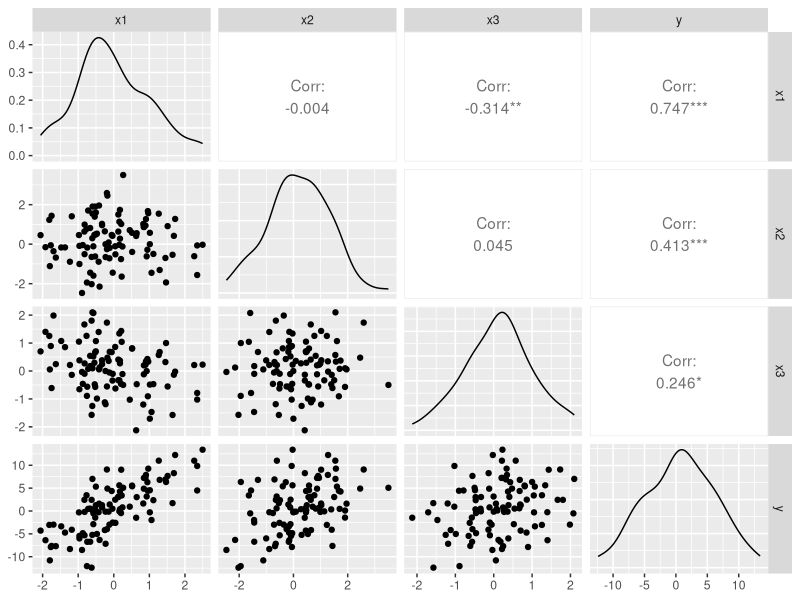
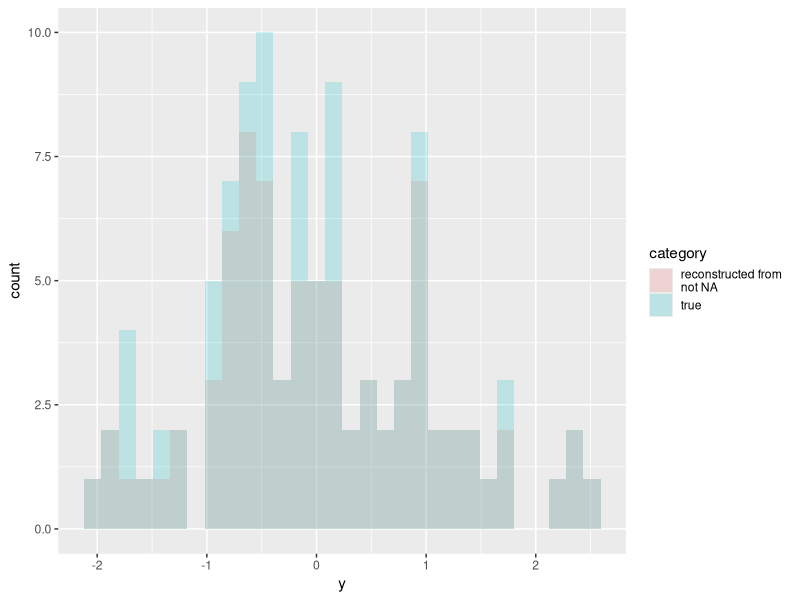
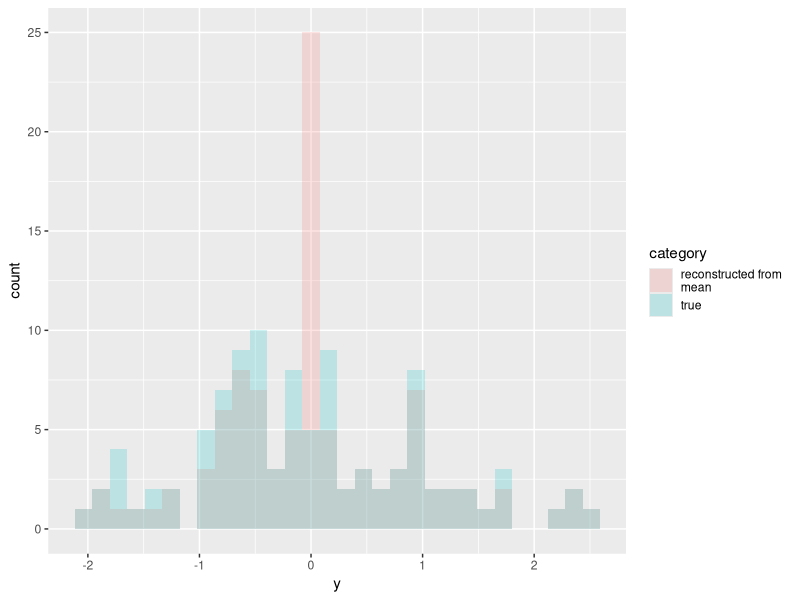
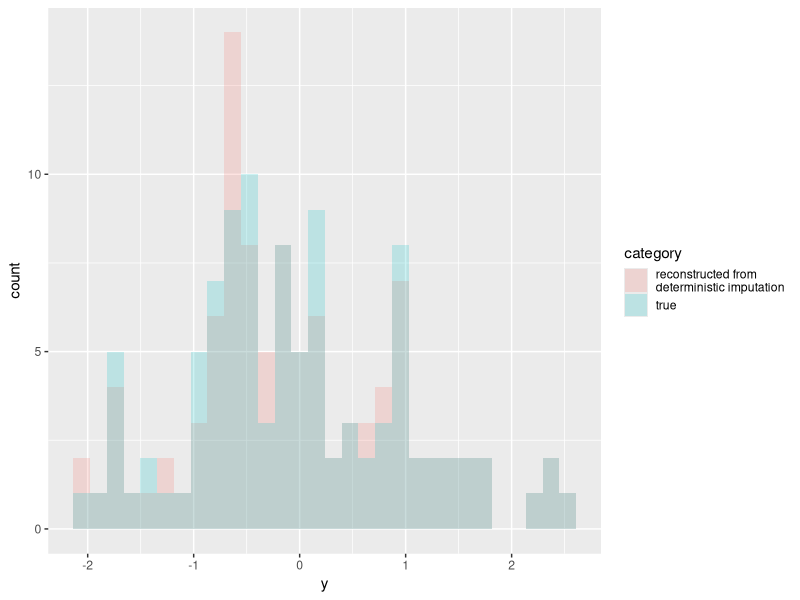
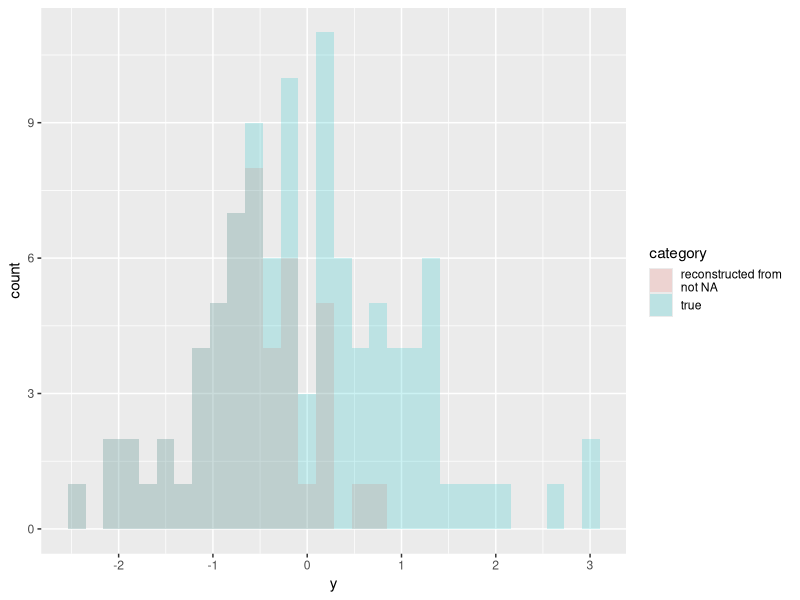
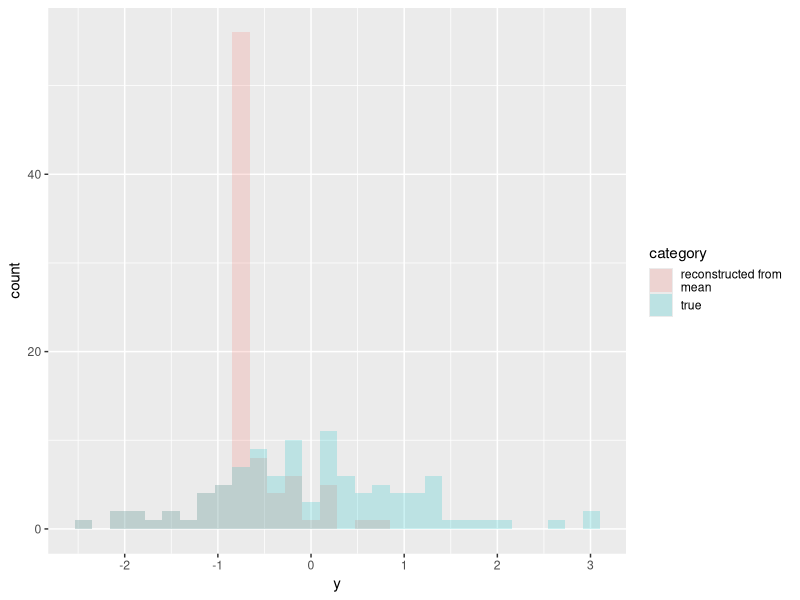
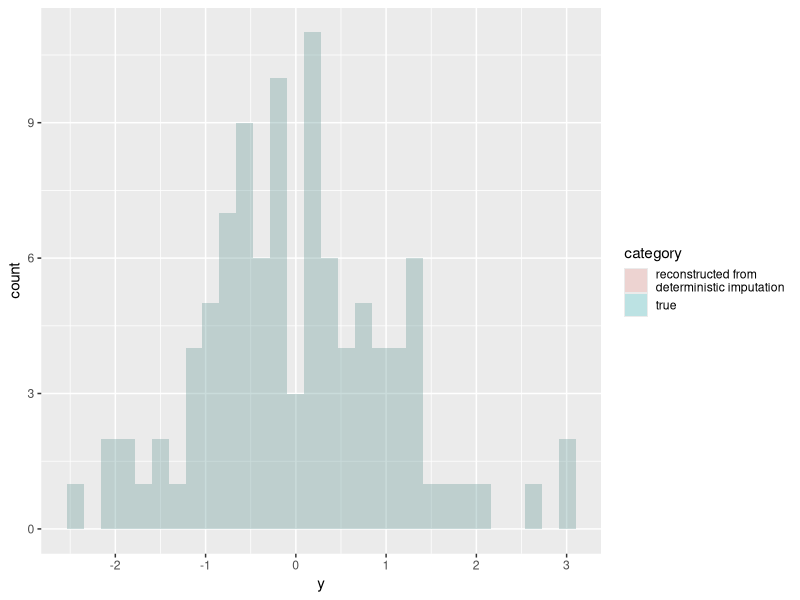

Write R code to recreate these figures, in order.
############################################################################################
###########           Introduction to data imputation                     ##################
###########                                                               ##################
###########                                                               ##################
###########             Written by: Mike A Irvine                         ##################
###########                                                               ##################
###########                written: 2018-06-04                            ##################
############################################################################################
#install.packages("GGally")
library(dplyr)
library(tidyr)
library(ggplot2)
library(GGally)


#Construct data
construct.data <- function(coefficient=c(5,2,3)){
  n <- 100
  x1 <- rnorm(100)
  x2 <- rnorm(100)
  x3 <- -0.1*x1 + rnorm(100)
  y <- 5*x1 + 2*x2 + 3*x3 + rnorm(100)
  return(data.frame(x1,x2,x3,y))
}

impute <- function (a, a.impute){ 
  ifelse (is.na(a), a.impute, a)
}

plot.df.histogram <-function(df){
  p <- ggplot(data=df, aes(y)) + geom_histogram(bins=30)
  show(p)
}

plot.compare.histogram <-function(y1,y2,labels=c("true","reconstructed")){
  df1 <- data.frame(y=y1)
  df2 <- data.frame(y=y2)
  df1$category <- labels[1]
  df2$category <- labels[2]
  
  df<-rbind(df1,df2)
  p<- ggplot(df, aes(y, fill = category))   + 
  geom_histogram(alpha = 0.2, position="identity")
  #geom_density(alpha = 0.2)

  show(p)
}

#construct data
df <- construct.data()

ggpairs(df)

# fit a simple linear regression to complete data
model.full = lm(y ~ x1 + x2 + x3, data = df)

summary(model.full)

###################################################
##                                               ##
##                                               ##
##               SECTION I                       ##
##           Missing at random                   ##
##                                               ##
###################################################

# Now let's replace 20 randomly selected outcome measures with NA.
x1 <- df$x1 #save full x1 values for later
df[sample(seq_len(nrow(df)), 20, replace = FALSE),1] <- NA


###################################################
##                Solution one                   ##
##                ignore all NA                  ##
###################################################

df.ignore.na <- df[complete.cases(df),]

plot.compare.histogram(x1,df.ignore.na$x1,labels=c("true","reconstructed from \nnot NA"))

model.ignore.na = lm(y ~ x1 + x2 + x3, data = df.ignore.na)

summary(model.ignore.na)



###################################################
##                Solution two                   ##
##               replace with mean               ##
###################################################

df$x1.mean <- df$x1
df$x1.mean[is.na(df$x1.mean)] <- mean(na.omit(df$x1))

plot.compare.histogram(x1,df$x1.mean,labels=c("true","reconstructed from \nmean"))

model.mean = lm(y ~ x1.mean + x2 + x3, data = df)

summary(model.mean)

###################################################
##              Solution three                   ##
##                imputation                     ##
###################################################

lm.imp <- lm(x1 ~ y + x2 + x3,data=df)

pred <- predict (lm.imp, df)
df$x1.imp <- impute (df$x1, pred)

plot.compare.histogram(x1,df$x1.imp,labels=c("true","reconstructed from \ndeterministic imputation"))

model.imp = lm(y ~ x1.imp + x2 + x3, data = df)

summary(model.imp)


###################################################
##                                               ##
##                                               ##
##              SECTION II                       ##
##       Missing not at random                   ##
##                                               ##
###################################################

df <- construct.data()

# probability that x1 value is missing dependent on y
p <- 1/(1+exp(-3*df$x1))
excluded <- runif(length(p)) < p

x1 <- df$x1

df[which(excluded),1] <- NA

###################################################
##                Solution one                   ##
##                ignore all NA                  ##
###################################################

df.ignore.na <- df[complete.cases(df),]

plot.compare.histogram(x1,df.ignore.na$x1,labels=c("true","reconstructed from \nnot NA"))

model.ignore.na = lm(y ~ x1 + x2 + x3, data = df.ignore.na)

summary(model.ignore.na)



###################################################
##                Solution two                   ##
##               replace with mean               ##
###################################################

df$x1.mean <- df$x1
df$x1.mean[is.na(df$x1.mean)] <- mean(na.omit(df$x1))

plot.compare.histogram(x1,df$x1.mean, labels=c("true","reconstructed from \nmean"))

model.mean = lm(y ~ x1.mean + x2 + x3, data = df)

summary(model.mean)

###################################################
##              Solution three                   ##
##                imputation                     ##
###################################################

lm.imp <- lm(x1 ~ y + x2 + x3,data=df)

pred <- predict (lm.imp, df)
df$x1.imp <- impute (x1, pred)

plot.compare.histogram(x1,df$x1.imp,labels=c("true","reconstructed from \ndeterministic imputation"))

model.imp = lm(y ~ x1.imp + x2 + x3, data = df)

summary(model.imp)




